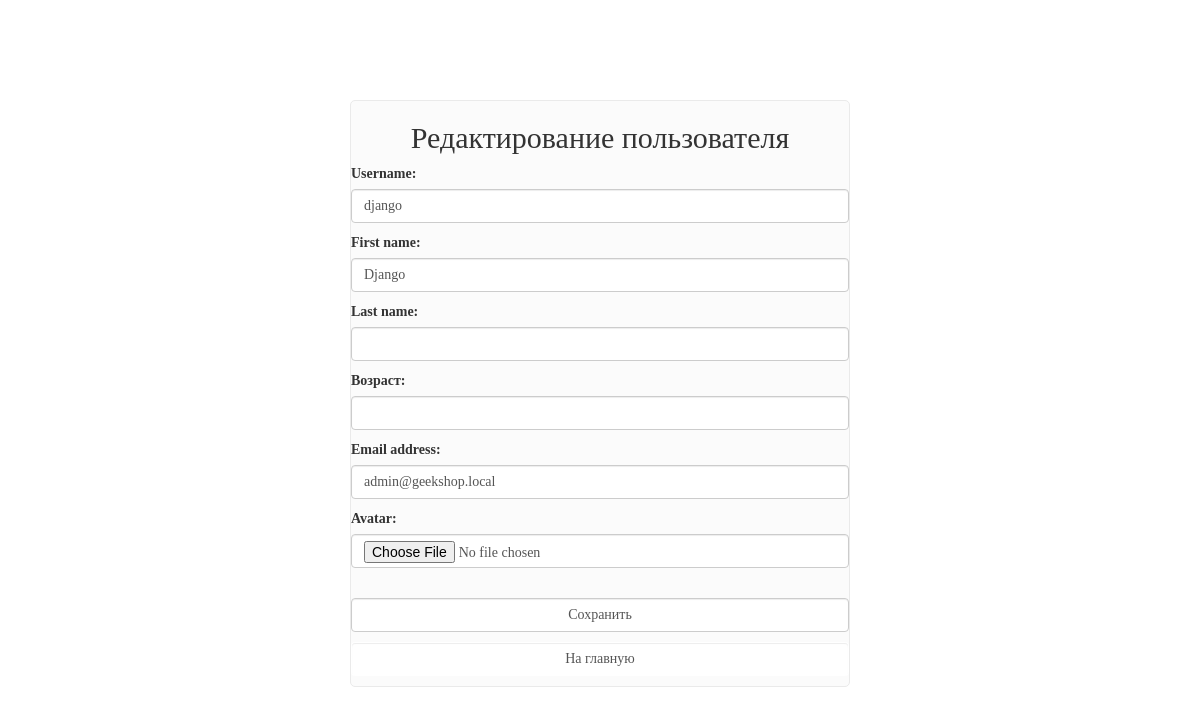
/auth/update/ (signed in), run on an earlier commit of the app's database.
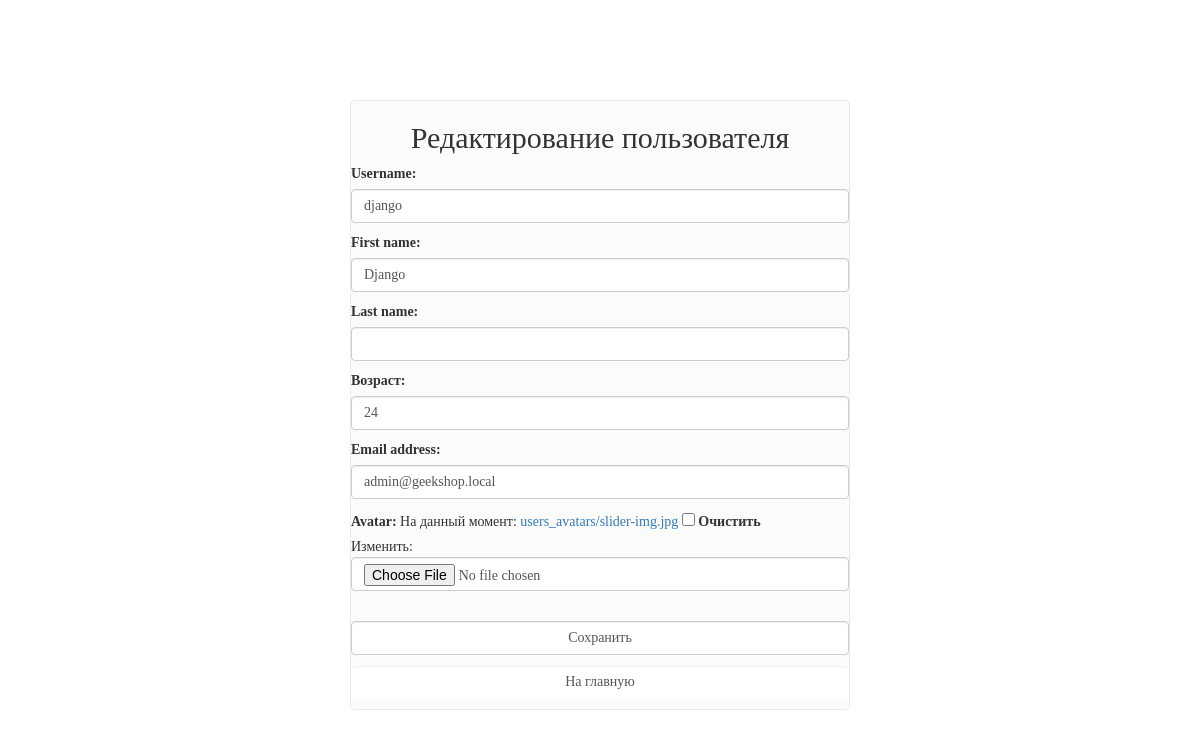
And on a later commit of the database.
### authapp/models.py (models this page shows)
class ShopUser(AbstractUser):
    age = models.PositiveSmallIntegerField('Возраст', null=True)
    avatar = models.ImageField(upload_to='users_avatars', blank=True)
    id_for_friends = models.CharField('Код для пригашения друзей', max_length=8, blank=True)

### authapp/views.py (the view)
# urls.py: path('update/', authapp.update, name='update'),
def update(request):
    if request.method == 'POST':
        form = ShopUserUpdateForm(request.POST, request.FILES, instance=request.user)
        if form.is_valid():
            form.save()
            return HttpResponseRedirect(reverse('auth:update'))
    else:
        form = ShopUserUpdateForm(instance=request.user)
    context = {
        'title': 'Редактирование профиля',
        'form': form,
    }
    return render(request, 'authapp/update.html', context)

### authapp/forms.py (shortened to what this page needs)
class ShopUserUpdateForm(UserChangeForm):
    class Meta:
        model = ShopUser
        fields = (
            'username', 'password',
            'first_name', 'last_name',
            'age', 'email', 'avatar'
        )
    def __init__(self, *args, **kwargs):
        super().__init__(*args, **kwargs)
        for field_name, field in self.fields.items():
            if field_name == 'password':
                field.widget = forms.HiddenInput()
            else:
                field.widget.attrs['class'] = f'form-control {field_name}'
                field.help_text = ''

### authapp/templates/authapp/update.html (shortened to what this page needs)
{% extends 'authapp/base.html' %}
{% load static %}
{% block container %}
    <div class="update">
        <div class="h2 text-center head">
            Редактирование пользователя
        </div>
        <form class="form-horizontal" method="post" enctype="multipart/form-data">
            {{ form.as_p }}
            <br>
            <input class="form-control" type="submit" value="Сохранить">
            <a href="{% url 'main:index' %}"
           class="btn btn-round form-control">
            На главную
            </a>
        </form>
    </div>
{% endblock %}

What changed in the data, as far as the page shows it:
changed ShopUser "django": age (not shown) → "24"
Also different on the page:
form field as_p: (not shown) → "☐"
text no longer shown: "Username: First name: Last name: Возраст: Email address: Avatar:"
text now shown: "Username: First name: Last name: Возраст: Email address: Avatar: На данный момент: users_avatars/slider-img.jpg Очистить Изменить:"
